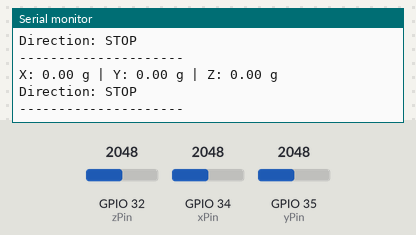
Simulated run of this sketch. Board: ESP32. Parts: the last lines printed to the serial monitor. Inputs (shaded band) come from the test bench; at power-on: GPIO 34 (xPin) = 2048, GPIO 32 (zPin) = 2048, GPIO 35 (yPin) = 2048.

Above: at 1.5 s.
1.6 s: GPIO 34 (xPin) set to 2866
At 1.94 s:
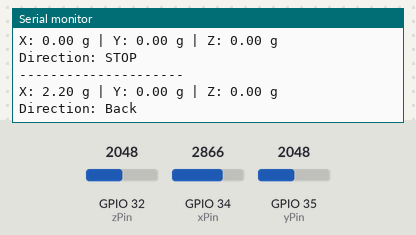
3.9 s: GPIO 34 (xPin) set to 1228
At 4.19 s:
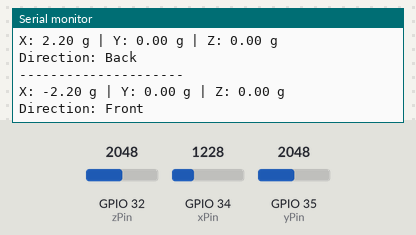
6.1 s: GPIO 32 (zPin) set to 2866
At 6.38 s:
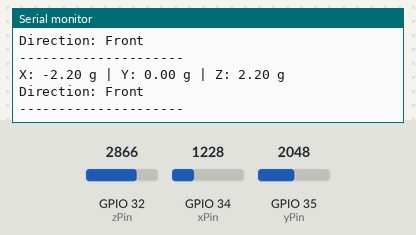
7.6 s: GPIO 35 (yPin) set to 2866
At 7.89 s:
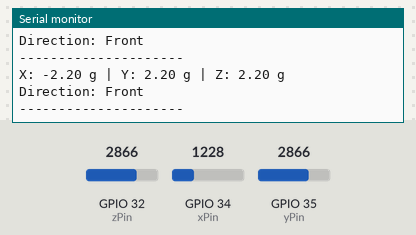
9.1 s: GPIO 34 (xPin) set to 2047
At 9.47 s:
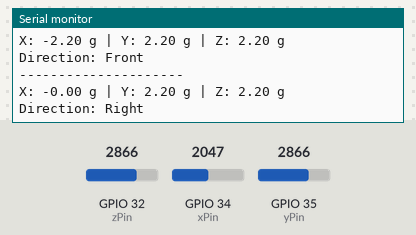
11.4 s: GPIO 35 (yPin) set to 1228
At 11.73 s:
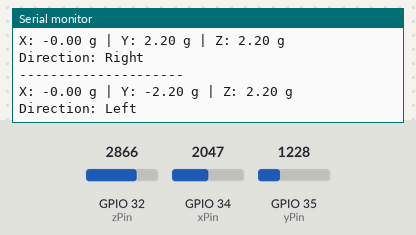
Timing chart, 0 to 14.4 s (numbered marks = the images above; inputs shaded):
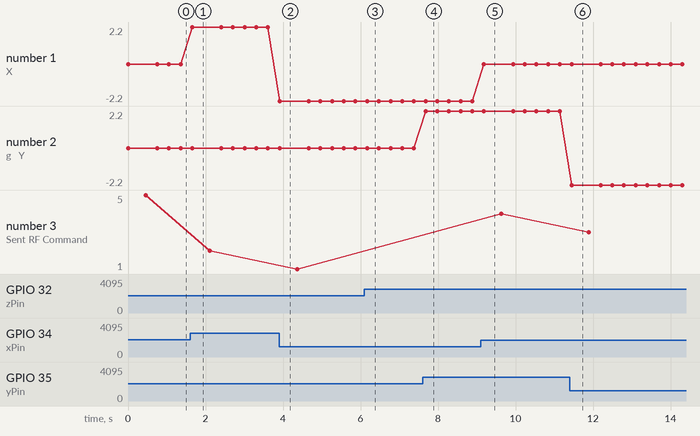

Measured:
- after the input at 1.6 s, the serial monitor: prints a new line after 0.06 s (image 1)
- after the input at 3.9 s, the serial monitor: prints a new line at once (image 2)
- after the input at 6.1 s, the serial monitor: prints a new line after 0.07 s (image 3)
- after the input at 7.6 s, the serial monitor: prints a new line after 0.08 s (image 4)
- after the input at 9.1 s, the serial monitor: prints a new line after 0.09 s (image 5)
- after the input at 11.4 s, the serial monitor: prints a new line after 0.05 s (image 6)
- plotted number 1: 0 → 2.2 after the input at 1.6 s, 2.2 → -2.2 after the input at 3.9 s
- plotted number 3: 5 → 2 after the input at 1.6 s, 2 → 1 after the input at 3.9 s, 1 → 4 after the input at 9.1 s, 4 → 3 after the input at 11.4 s

The sketch:

head_movement_robot_contol_transmitter_code_1.ino
```cpp
#include <RCSwitch.h>

// --- ADXL335 Connections ---
// VCC  -> 3.3V
// GND  -> GND
// X-OUT -> GPIO34
// Y-OUT -> GPIO35
// Z-OUT -> GPIO32

const int xPin = 34;  // X output
const int yPin = 35;  // Y output
const int zPin = 32;  // Z output

// Calibration constants
const float zeroG = 1.65;        // Zero-g voltage ~1.65V
const float sensitivity = 0.3;   // 300mV per g

// RF transmitter
RCSwitch mySwitch = RCSwitch();

void setup() {
  Serial.begin(115200);

  // RF transmitter on ESP32 GPIO5
  mySwitch.enableTransmit(5);

  Serial.println("ADXL335 + RF Transmitter ready!");
}

void loop() {
  // Read ADC values
  int xRaw = analogRead(xPin);
  int yRaw = analogRead(yPin);
  int zRaw = analogRead(zPin);

  // Convert to voltages (ESP32 ADC 12-bit: 0-4095)
  float xVolt = (xRaw / 4095.0) * 3.3;
  float yVolt = (yRaw / 4095.0) * 3.3;
  float zVolt = (zRaw / 4095.0) * 3.3;

  // Convert to acceleration in g
  float xAcc = (xVolt - zeroG) / sensitivity;
  float yAcc = (yVolt - zeroG) / sensitivity;
  float zAcc = (zVolt - zeroG) / sensitivity;

  // Print raw values
  Serial.print("X: "); Serial.print(xAcc, 2); Serial.print(" g | ");
  Serial.print("Y: "); Serial.print(yAcc, 2); Serial.print(" g | ");
  Serial.print("Z: "); Serial.print(zAcc, 2); Serial.println(" g");

  // Detect direction
  int moveCommand = 5;   // default: STOP
  String direction = "STOP";

  if (xAcc < -0.5) {
    moveCommand = 1; direction = "Front";
  } else if (xAcc > 0.5) {
    moveCommand = 2; direction = "Back";
  } else if (yAcc < -0.5) {
    moveCommand = 3; direction = "Left";
  } else if (yAcc > 0.5) {
    moveCommand = 4; direction = "Right";
  }

  // Print direction
  Serial.print("Direction: ");
  Serial.println(direction);

  // Send RF only when direction changes
  static int previousCommand = -1;
  if (moveCommand != previousCommand) {
    mySwitch.send(moveCommand, 24);   // send 24-bit command
    Serial.print("📡 Sent RF Command: ");
    Serial.println(moveCommand);
    previousCommand = moveCommand;
  }

  Serial.println("---------------------");
  delay(300);
}
```
